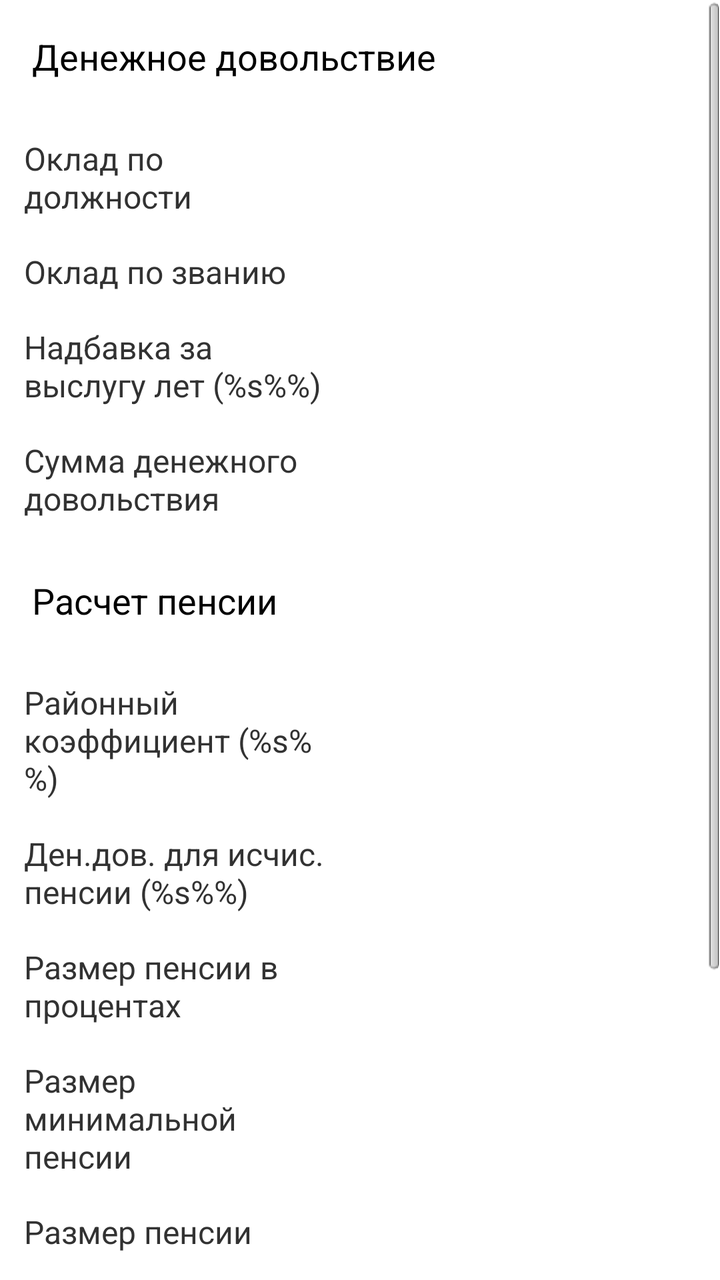
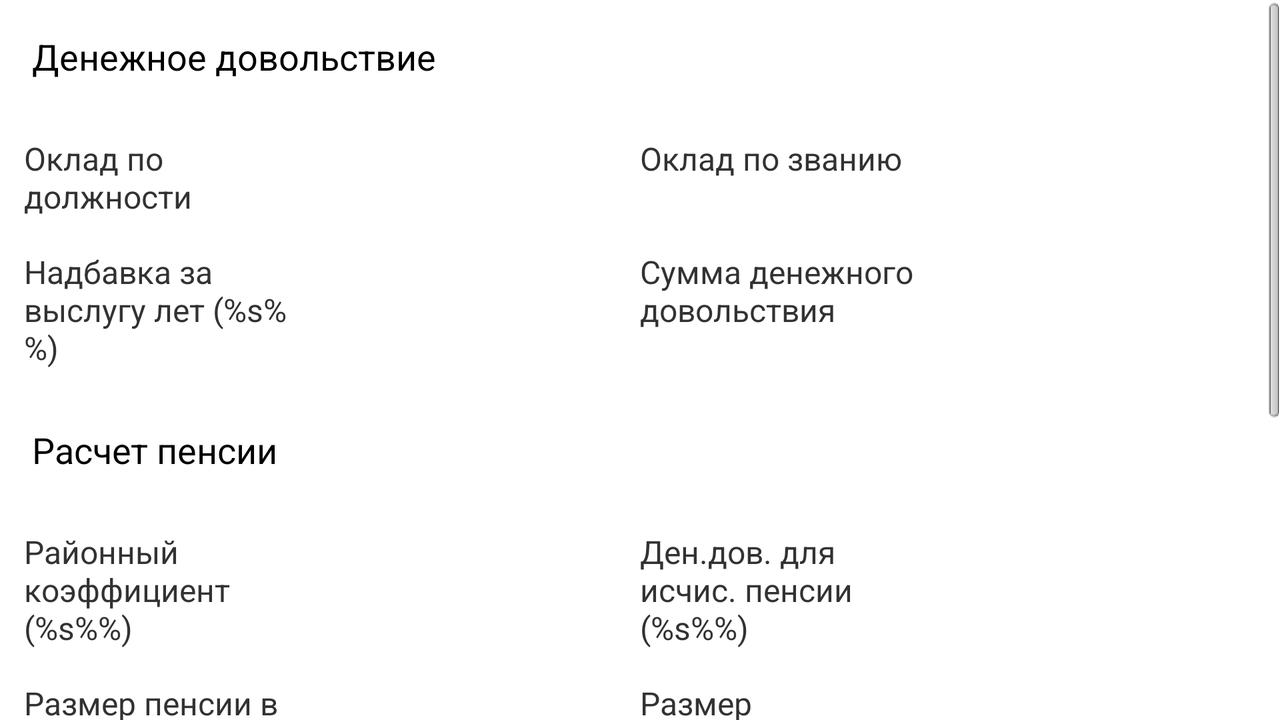

Two renders of one Android screen. The first uses the default layout on a phone; the second uses the alternative layout the repository ships for a different screen configuration, on a matching device. The two XML files are below.
<!-- AndroidManifest.xml: application theme AppTheme -->
<!-- res/layout/fragment_result_calc.xml -->
<?xml version="1.0" encoding="utf-8"?>
    <ScrollView xmlns:android="http://schemas.android.com/apk/res/android"
        android:id="@+id/scrollView1"
        android:layout_width="match_parent"
        android:layout_height="match_parent" >

        <LinearLayout
            android:layout_width="match_parent"
            android:layout_height="wrap_content"
            android:orientation="vertical" >

            <TextView
                android:id="@+id/textView2"
                android:layout_width="wrap_content"
                android:layout_height="wrap_content"
                android:padding="16dp"
                android:text="@string/pcalc_den_dovi"
                android:textAppearance="?android:attr/textAppearanceMedium" />

            <TableLayout
                android:layout_width="match_parent"
                android:layout_height="wrap_content"
                android:layout_marginEnd="@dimen/table_margin"
                android:layout_marginLeft="@dimen/table_margin"
                android:padding="4dp" >

                <TableRow android:id="@+id/tableRow4" >

                    <TextView
                        android:id="@+id/textView1"
                        style="@style/PCalcTextView"
                        android:layout_width="0dp"
                        android:layout_weight="1"
                        android:text="@string/pcalc_oklad_dolg"
                        android:textSize="@dimen/shrift_size" />

                    <TextView
                        android:id="@+id/txDolOklad"
                        style="@style/PCalcTextView"
                        android:layout_width="0dp"
                        android:layout_weight="1"
                        android:textSize="@dimen/shrift_size" />
                </TableRow>

                <TableRow android:id="@+id/tableRow5" >

                    <TextView
                        android:id="@+id/textView3"
                        style="@style/PCalcTextView"
                        android:text="@string/pcalc_oklad_zavan"
                        android:textSize="@dimen/shrift_size" />

                    <TextView
                        android:id="@+id/txZvanOklad"
                        style="@style/PCalcTextView"
                        android:textSize="@dimen/shrift_size" />

                </TableRow>

                <TableRow android:id="@+id/tableRow6" >

                    <TextView
                        android:id="@+id/txNameProcNadb"
                        style="@style/PCalcTextView"
                        android:text="@string/pcalc_nadb_visl_for_pensi"
                        android:textSize="@dimen/shrift_size" />

                    <TextView
                        android:id="@+id/txVislProcNadb"
                        style="@style/PCalcTextView"
                        android:textSize="@dimen/shrift_size" />
                </TableRow>

                <TableRow android:id="@+id/tableRow7" >

                    <TextView
                        android:id="@+id/txView7"
                        style="@style/PCalcTextView"
                        android:text="@string/pcalc_sum_den_dovi"
                        android:textSize="@dimen/shrift_size" />

                    <TextView
                        android:id="@+id/txSumDov"
                        style="@style/PCalcTextView"
                        android:textSize="@dimen/shrift_size" />
                </TableRow>
            </TableLayout>

            <TextView
                android:id="@+id/TextView01"
                android:layout_width="wrap_content"
                android:layout_height="wrap_content"
                android:padding="16dp"
                android:text="@string/pcalc_rashet_pens"
                android:textAppearance="?android:attr/textAppearanceMedium" />

            <TableLayout
                android:layout_width="match_parent"
                android:layout_height="wrap_content"
                android:layout_marginEnd="@dimen/table_margin"
                android:layout_marginLeft="@dimen/table_margin"
                android:padding="4dp" >

                <TableRow android:id="@+id/TableRow04" >

                    <TextView
                        android:id="@+id/txNameRaionKoeff"
                        style="@style/PCalcTextView"
                        android:text="@string/pcalc_nadb_raion_koeff"
                        android:textSize="@dimen/shrift_size" />

                    <TextView
                        android:id="@+id/txRaionKoeff"
                        style="@style/PCalcTextView"
                        android:textSize="@dimen/shrift_size" />
                </TableRow>

                <TableRow android:id="@+id/TableRow02" >

                    <TextView
                        android:id="@+id/txDenDovForIsch"
                        style="@style/PCalcTextView"
                        android:text="@string/pcalc_sum_den_dov_for_isch"
                        android:textSize="@dimen/shrift_size" />

                    <TextView
                        android:id="@+id/txDenDovForIschislPensii"
                        style="@style/PCalcTextView"
                        android:textSize="@dimen/shrift_size" />
                </TableRow>

                <TableRow android:id="@+id/TableRow01" >

                    <TextView
                        android:id="@+id/TextView03"
                        style="@style/PCalcTextView"
                        android:text="@string/pcalc_razm_v_procent"
                        android:textSize="@dimen/shrift_size" />

                    <TextView
                        android:id="@+id/txRazmVProcent"
                        style="@style/PCalcTextView"
                        android:textSize="@dimen/shrift_size" />
                </TableRow>

                <TableRow android:id="@+id/TableRow06" >

                    <TextView
                        android:id="@+id/TextView06"
                        style="@style/PCalcTextView"
                        android:text="@string/pcalc_razm_min_pensii"
                        android:textSize="@dimen/shrift_size" />

                    <TextView
                        android:id="@+id/txMinPensii"
                        style="@style/PCalcTextView"
                        android:textSize="@dimen/shrift_size" />
                </TableRow>

                <TableRow android:id="@+id/TableRow03" >

                    <TextView
                        android:id="@+id/TextView05"
                        style="@style/PCalcTextView"
                        android:text="@string/pcalc_razm_pensii"
                        android:textSize="@dimen/shrift_size" />

                    <TextView
                        android:id="@+id/txRasmPensii"
                        style="@style/PCalcTextView"
                        android:textSize="@dimen/shrift_size" />
                </TableRow>

                <TableRow android:id="@+id/TableRow05" >

                    <TextView
                        android:id="@+id/TextView04"
                        style="@style/PCalcTextView"
                        android:text="@string/pcalc_razm_pensii_ural_koff"
                        android:textSize="@dimen/shrift_size" />

                    <TextView
                        android:id="@+id/txRazmUchetRaionKoeff"
                        style="@style/PCalcTextView"
                        android:textSize="@dimen/shrift_size" />
                </TableRow>
            </TableLayout>

            <TextView
                android:id="@+id/TextView02"
                android:layout_width="wrap_content"
                android:layout_height="wrap_content"
                android:padding="16dp"
                android:text="@string/pcalc_nadb"
                android:textAppearance="?android:attr/textAppearanceMedium" />

            <TableLayout
                android:layout_width="match_parent"
                android:layout_height="wrap_content"
                android:layout_marginEnd="@dimen/table_margin"
                android:layout_marginLeft="@dimen/table_margin"
                android:padding="4dp" >

                <TableRow android:id="@+id/TableRow11" >

                    <TextView
                        android:id="@+id/txNadbavka"
                        style="@style/PCalcTextView"
                        android:textSize="@dimen/shrift_size_small" />

                </TableRow>
            </TableLayout>

            <TextView
                android:id="@+id/txItog"
                android:layout_width="wrap_content"
                android:layout_height="wrap_content"
                android:padding="16dp"
                android:text="@string/pcalc_result_text"
                android:textAppearance="?android:attr/textAppearanceMedium" />
        </LinearLayout>
    </ScrollView>
<!-- resources referenced by this layout -->
<resources>
  <dimen name="shrift_size">16sp</dimen>
  <dimen name="shrift_size_small">8sp</dimen>
  <dimen name="table_margin">16dp</dimen>
  <string name="pcalc_den_dovi">Денежное довольствие</string>
  <string name="pcalc_nadb">Надбавки</string>
  <string name="pcalc_nadb_raion_koeff">Районный коэффициент (%s%%)</string>
  <string name="pcalc_nadb_visl_for_pensi">Надбавка за выслугу лет (%s%%)</string>
  <string name="pcalc_oklad_dolg">Оклад по должности</string>
  <string name="pcalc_oklad_zavan">Оклад по званию</string>
  <string name="pcalc_rashet_pens">Расчет пенсии</string>
  <string name="pcalc_razm_min_pensii">Размер минимальной пенсии</string>
  <string name="pcalc_razm_pensii">Размер пенсии</string>
  <string name="pcalc_razm_pensii_ural_koff">Размер пенсии с учетом рай.коэф</string>
  <string name="pcalc_razm_v_procent">Размер пенсии в процентах</string>
  <string name="pcalc_result_text">Итого : %s</string>
  <string name="pcalc_sum_den_dov_for_isch">Ден.дов. для исчис. пенсии (%s%%)</string>
  <string name="pcalc_sum_den_dovi">Сумма денежного довольствия</string>
  <style name="PCalcTextView">
          <item name="android:layout_width">0dp</item>
          <item name="android:layout_weight">1</item>
          <item name="android:layout_height">match_parent</item>
          <item name="android:layout_margin">@dimen/activity_vertical_margin</item>
      </style>
  <style name="AppTheme" parent="AppBaseTheme">
          
      </style>
  <dimen name="activity_vertical_margin">8dp</dimen>
  <style name="AppBaseTheme" parent="android:Theme.Light">
          
      </style>
</resources>
<!-- res/layout-land/fragment_result_calc.xml (the author's variant of the layout above) -->
<!-- drawn on the phone turned sideways -->
<?xml version="1.0" encoding="utf-8"?>
    <ScrollView xmlns:android="http://schemas.android.com/apk/res/android"
        android:id="@+id/scrollView1"
        android:layout_width="match_parent"
        android:layout_height="wrap_content" >

        <LinearLayout
            android:layout_width="match_parent"
            android:layout_height="wrap_content"
            android:orientation="vertical" >

            <TextView
                android:id="@+id/textView2"
                android:layout_width="wrap_content"
                android:layout_height="wrap_content"
                android:padding="16dp"
                android:text="@string/pcalc_den_dovi"
                android:textAppearance="?android:attr/textAppearanceMedium" />

            <TableLayout
                android:layout_width="match_parent"
                android:layout_height="wrap_content"
                android:layout_marginEnd="@dimen/table_margin"
                android:layout_marginLeft="@dimen/table_margin"
                android:padding="4dp" >

                <TableRow android:id="@+id/tableRow4" >

                    <TextView
                        android:id="@+id/textView1"
                        style="@style/PCalcTextView"
                        android:layout_weight="1"
                        android:text="@string/pcalc_oklad_dolg"
                        android:textSize="@dimen/table_margin" />

                    <TextView
                        android:id="@+id/txDolOklad"
                        style="@style/PCalcTextView"
                        android:layout_weight="1"
                        android:textSize="@dimen/table_margin" />

                    <TextView
                        android:id="@+id/textView3"
                        style="@style/PCalcTextView"
                        android:layout_weight="1"
                        android:text="@string/pcalc_oklad_zavan"
                        android:textSize="@dimen/table_margin" />

                    <TextView
                        android:id="@+id/txZvanOklad"
                        style="@style/PCalcTextView"
                        android:layout_weight="1"
                        android:textSize="@dimen/table_margin" />
                </TableRow>

                <TableRow android:id="@+id/tableRow6" >

                    <TextView
                        android:id="@+id/txNameProcNadb"
                        style="@style/PCalcTextView"
                        android:layout_weight="1"
                        android:text="@string/pcalc_nadb_visl_for_pensi"
                        android:textSize="@dimen/table_margin" />

                    <TextView
                        android:id="@+id/txVislProcNadb"
                        style="@style/PCalcTextView"
                        android:layout_weight="1"
                        android:textSize="@dimen/table_margin" />

                    <TextView
                        android:id="@+id/txView7"
                        style="@style/PCalcTextView"
                        android:layout_weight="1"
                        android:text="@string/pcalc_sum_den_dovi"
                        android:textSize="@dimen/table_margin" />

                    <TextView
                        android:id="@+id/txSumDov"
                        style="@style/PCalcTextView"
                        android:layout_weight="1"
                        android:textSize="@dimen/table_margin" />
                </TableRow>
            </TableLayout>

            <TextView
                android:id="@+id/TextView01"
                android:layout_width="wrap_content"
                android:layout_height="wrap_content"
                android:padding="16dp"
                android:text="@string/pcalc_rashet_pens"
                android:textAppearance="?android:attr/textAppearanceMedium" />

            <TableLayout
                android:layout_width="match_parent"
                android:layout_height="wrap_content"
                android:layout_marginEnd="@dimen/table_margin"
                android:layout_marginLeft="@dimen/table_margin"
                android:padding="4dp" >

                <TableRow android:id="@+id/TableRow04" >

                    <TextView
                        android:id="@+id/txNameRaionKoeff"
                        style="@style/PCalcTextView"
                        android:layout_weight="1"
                        android:text="@string/pcalc_nadb_raion_koeff"
                        android:textSize="@dimen/table_margin" />

                    <TextView
                        android:id="@+id/txRaionKoeff"
                        style="@style/PCalcTextView"
                        android:layout_weight="1"
                        android:textSize="@dimen/table_margin" />

                    <TextView
                        android:id="@+id/txDenDovForIsch"
                        style="@style/PCalcTextView"
                        android:layout_height="match_parent"
                        android:layout_weight="1"
                        android:text="@string/pcalc_sum_den_dov_for_isch"
                        android:textSize="@dimen/table_margin" />

                    <TextView
                        android:id="@+id/txDenDovForIschislPensii"
                        style="@style/PCalcTextView"
                        android:layout_weight="1"
                        android:textSize="@dimen/table_margin" />
                </TableRow>

                <TableRow android:id="@+id/TableRow01" >

                    <TextView
                        android:id="@+id/TextView03"
                        style="@style/PCalcTextView"
                        android:layout_height="match_parent"
                        android:layout_weight="1"
                        android:text="@string/pcalc_razm_v_procent"
                        android:textSize="@dimen/table_margin" />

                    <TextView
                        android:id="@+id/txRazmVProcent"
                        style="@style/PCalcTextView"
                        android:layout_weight="1"
                        android:textSize="@dimen/table_margin" />

                    <TextView
                        android:id="@+id/TextView06"
                        style="@style/PCalcTextView"
                        android:layout_weight="1"
                        android:text="@string/pcalc_razm_min_pensii"
                        android:textSize="@dimen/table_margin" />

                    <TextView
                        android:id="@+id/txMinPensii"
                        style="@style/PCalcTextView"
                        android:layout_weight="1"
                        android:textSize="@dimen/table_margin" />
                </TableRow>

                <TableRow
                    android:id="@+id/tableRow1"
                    android:layout_width="match_parent"
                    android:layout_height="wrap_content" >

                    <TextView
                        android:id="@+id/TextView04"
                        style="@style/PCalcTextView"
                        android:layout_weight="1"
                        android:text="@string/pcalc_razm_pensii"
                        android:textSize="@dimen/table_margin" />

                    <TextView
                        android:id="@+id/txRasmPensii"
                        style="@style/PCalcTextView"
                        android:layout_height="match_parent"
                        android:layout_weight="1"
                        android:textSize="@dimen/table_margin" />

                    <TextView
                        android:id="@+id/txNameRazmUchRaionKoeffPensii"
                        style="@style/PCalcTextView"
                        android:layout_height="match_parent"
                        android:layout_weight="1"
                        android:text="@string/pcalc_razm_pensii_ural_koff"
                        android:textSize="@dimen/table_margin" />

                    <TextView
                        android:id="@+id/txRazmUchetRaionKoeff"
                        style="@style/PCalcTextView"
                        android:layout_weight="1"
                        android:textSize="@dimen/table_margin" />
                </TableRow>
            </TableLayout>

            <TextView
                android:id="@+id/TextView02"
                android:layout_width="wrap_content"
                android:layout_height="wrap_content"
                android:padding="16dp"
                android:text="@string/pcalc_nadb"
                android:textAppearance="?android:attr/textAppearanceMedium" />

            <TableLayout
                android:layout_width="match_parent"
                android:layout_height="wrap_content"
                android:layout_marginEnd="@dimen/table_margin"
                android:layout_marginLeft="@dimen/table_margin"
                android:padding="4dp" >

                <TableRow android:id="@+id/TableRow11" >

                    <TextView
                        android:id="@+id/txNadbavka"
                        style="@style/PCalcTextView"
                        android:layout_weight="1"
                        android:textSize="@dimen/shrift_size_small" />

                </TableRow>
            </TableLayout>

            <TextView
                android:id="@+id/txItog"
                android:layout_width="wrap_content"
                android:layout_height="wrap_content"
                android:padding="16dp"
                android:text="@string/pcalc_result_text"
                android:textAppearance="?android:attr/textAppearanceMedium" />

        </LinearLayout>

    </ScrollView>
<!-- resources referenced by the variant -->
<!-- as the phone turned sideways resolves them -->
<resources>
  <dimen name="shrift_size_small">8sp</dimen>
  <dimen name="table_margin">16dp</dimen>
  <string name="pcalc_den_dovi">Денежное довольствие</string>
  <string name="pcalc_nadb">Надбавки</string>
  <string name="pcalc_nadb_raion_koeff">Районный коэффициент (%s%%)</string>
  <string name="pcalc_nadb_visl_for_pensi">Надбавка за выслугу лет (%s%%)</string>
  <string name="pcalc_oklad_dolg">Оклад по должности</string>
  <string name="pcalc_oklad_zavan">Оклад по званию</string>
  <string name="pcalc_rashet_pens">Расчет пенсии</string>
  <string name="pcalc_razm_min_pensii">Размер минимальной пенсии</string>
  <string name="pcalc_razm_pensii">Размер пенсии</string>
  <string name="pcalc_razm_pensii_ural_koff">Размер пенсии с учетом рай.коэф</string>
  <string name="pcalc_razm_v_procent">Размер пенсии в процентах</string>
  <string name="pcalc_result_text">Итого : %s</string>
  <string name="pcalc_sum_den_dov_for_isch">Ден.дов. для исчис. пенсии (%s%%)</string>
  <string name="pcalc_sum_den_dovi">Сумма денежного довольствия</string>
  <style name="PCalcTextView">
          <item name="android:layout_width">0dp</item>
          <item name="android:layout_weight">1</item>
          <item name="android:layout_height">match_parent</item>
          <item name="android:layout_margin">@dimen/activity_vertical_margin</item>
      </style>
  <style name="AppTheme" parent="AppBaseTheme">
          
      </style>
  <dimen name="activity_vertical_margin">8dp</dimen>
  <style name="AppBaseTheme" parent="android:Theme.Light">
          
      </style>
</resources>
